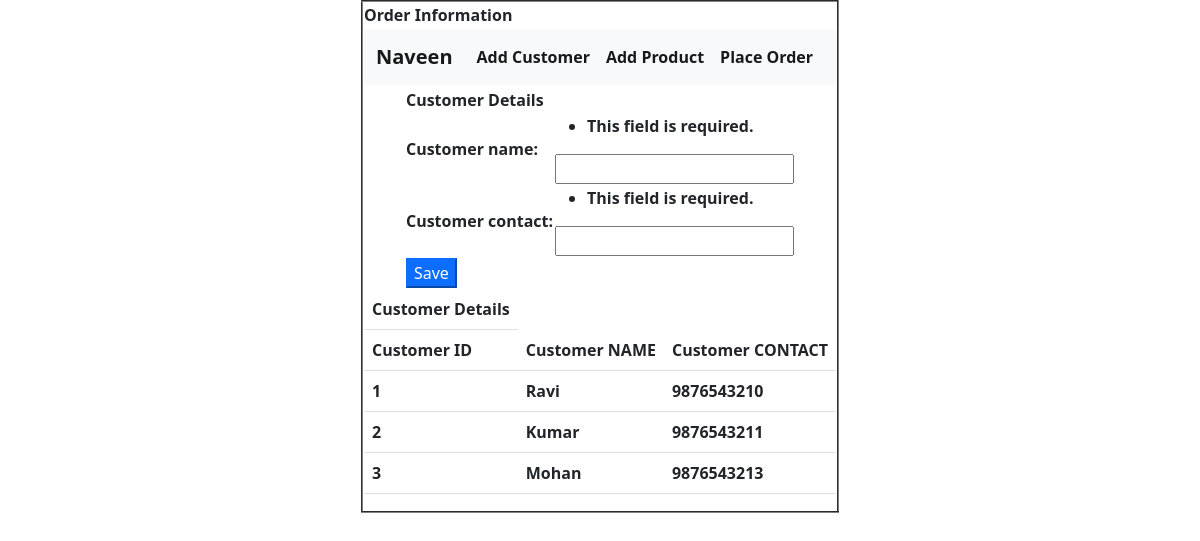
The page / on the database its author committed.
### app21/models.py (models this page shows, shortened)
class CustomerModel(models.Model):
    customer_id = models.AutoField(primary_key=True)
    customer_name = models.CharField(max_length=100)
    customer_contact = models.IntegerField()

### app21/views.py (the view)
# urls.py: path('',views.showIndex,name='main'),
def showIndex(request):
    cf = CustomerForm(request.POST)
    if request.method == "POST":
        cf.save()
        return redirect('main')
    else:
        return render(request,"index.html",{"cform":cf,"cdata":CustomerModel.objects.all()})

### app21/forms.py
class CustomerForm(forms.ModelForm):
    class Meta:
        model = CustomerModel
        fields = "__all__"

### templates/index.html (shortened to what this page needs)
{% extends 'common.html' %}
{% block content %}
    <form action="{% url 'main' %}" method="post">
    <table align="center">
        <tr>
            <th>
                Customer Details
            </th>
        </tr>
        {{ cform }}
        <tr>
            <th>
                <button type="submit" class="btn-primary">Save</button>
            </th>
        </tr>
    </table>
    </form>
    <table align="center" class="table">
        <tr>
            <th>Customer Details</th>
        </tr>
        <tr>
            <th>Customer ID</th>
            <th>Customer NAME</th>
            <th>Customer CONTACT</th>
        </tr>
        {% for customer in cdata %}
            <tr>
                <th>{{ customer.customer_id }}</th>
                <th>{{ customer.customer_name }}</th>
                <th>{{ customer.customer_contact }}</th>
            </tr>
        {% endfor %}
    </table>
{% endblock %}

### rows shown on the page
CustomerModel: customer_id "1", customer_name "Ravi", customer_contact "9876543210"
CustomerModel: customer_id "2", customer_name "Kumar", customer_contact "9876543211"
CustomerModel: customer_id "3", customer_name "Mohan", customer_contact "9876543213"
